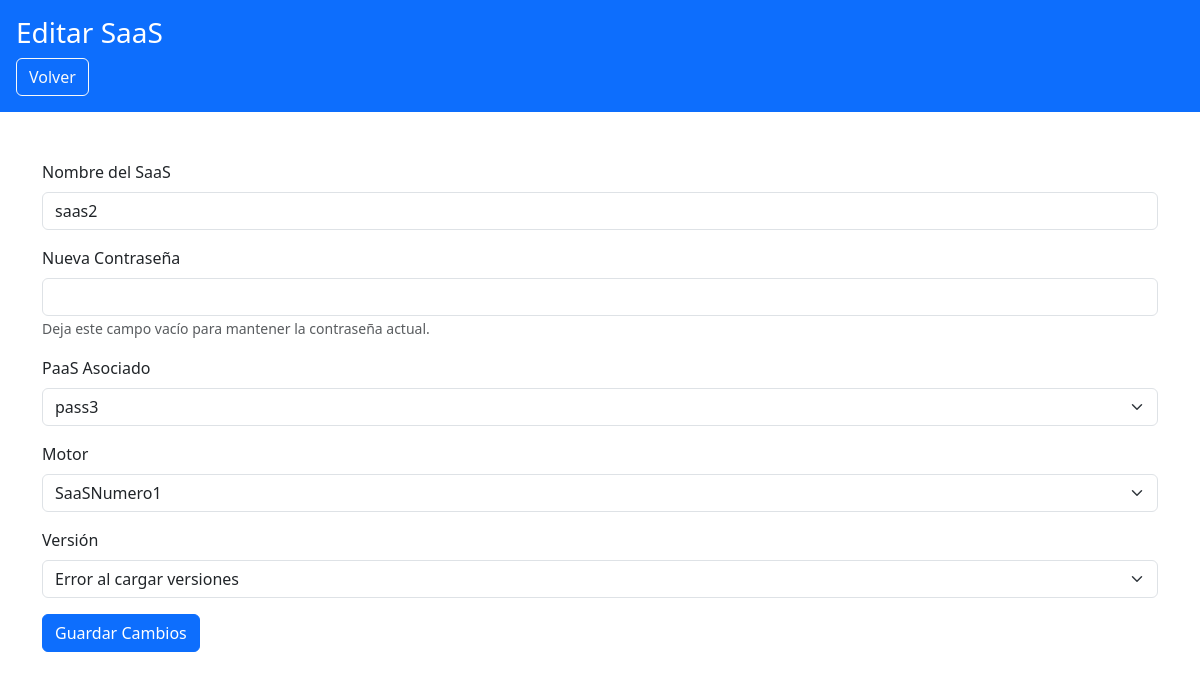
Page /usuario/organizaciones/editar_saas.php?id=3 (signed in) on the committed database.
### tables this page shows
CREATE TABLE `saas` (
  `idSaaS` int(11) NOT NULL,
  `Nombre` varchar(100) NOT NULL,
  `Usuario` varchar(50) DEFAULT NULL,
  `Contraseña` varchar(255) DEFAULT NULL,
  `idPaaS` int(11) DEFAULT NULL,
  `idMotor` int(11) DEFAULT NULL
);

CREATE TABLE `paas` (
  `idPaaS` int(11) NOT NULL,
  `Nombre` varchar(100) NOT NULL,
  `Estado` varchar(50) NOT NULL,
  `idSO` int(11) DEFAULT NULL
);

CREATE TABLE `motor` (
  `idMotor` int(11) NOT NULL,
  `Nombre` varchar(100) NOT NULL,
  `Version` varchar(50) NOT NULL,
  `PrecioH` decimal(10,2) NOT NULL
);

### public/usuario/organizaciones/editar_saas.php (the view, shortened to what this page needs)
<?php
include '../../../includes/db_connect.php';
$idSaaS = intval($_GET['id']);
$user_id = $_SESSION['user_id'];
$query_user_group = "
    SELECT g.idGrupo
    FROM grupo g
    JOIN r_usuario_grupo r ON g.idGrupo = r.idGrupo
    WHERE r.idUsuario = ?";
$stmt_user_group = $conn->prepare($query_user_group);
$stmt_user_group->bind_param('i', $user_id);
$stmt_user_group->execute();
$result_user_group = $stmt_user_group->get_result();
$user_groups = array_column($result_user_group->fetch_all(MYSQLI_ASSOC), 'idGrupo');
$query_saas = "
    SELECT s.idSaaS, s.Nombre AS NombreSaaS, s.Usuario, s.Contraseña, s.idPaaS, s.idMotor
    FROM saas s
    WHERE s.idSaaS = ?";
$stmt_saas = $conn->prepare($query_saas);
$stmt_saas->bind_param('i', $idSaaS);
$stmt_saas->execute();
$result_saas = $stmt_saas->get_result();
$saas = $result_saas->fetch_assoc();
$current_motor_name = '';
if (!is_null($saas['idMotor'])) {
    $stmt_motor = $conn->prepare("SELECT Nombre, Version FROM motor WHERE idMotor=?");
    $stmt_motor->bind_param('i', $saas['idMotor']);
    $stmt_motor->execute();
    $res_motor = $stmt_motor->get_result();
    if ($motor_row = $res_motor->fetch_assoc()) {
        $current_motor_name = $motor_row['Nombre'];
    }
}
$result_motor_names = $conn->query("SELECT DISTINCT Nombre FROM motor");
$placeholders = str_repeat('?,', count($user_groups) - 1) . '?';
$params = array_merge([$idSaaS], $user_groups);
$types = str_repeat('i', count($params));
$query_paas = "
    SELECT DISTINCT p.idPaaS, p.Nombre
    FROM paas p
    JOIN r_paas_grup rpg ON p.idPaaS = rpg.idPaaS
    JOIN grupo g ON rpg.idGrup = g.idGrupo
    LEFT JOIN saas s ON p.idPaaS = s.idPaaS
    WHERE (s.idSaaS = ? OR s.idSaaS IS NULL)
    AND g.idGrupo IN ($placeholders)";
$stmt_paas = $conn->prepare($query_paas);
$stmt_paas->bind_param($types, ...$params);
$stmt_paas->execute();
$result_paas = $stmt_paas->get_result();
?>
<!DOCTYPE html>
<html lang="es">
<head>
    <link href="https://cdn.jsdelivr.net/npm/bootstrap@5.3.0/dist/css/bootstrap.min.css" rel="stylesheet">
</head>
<body>
    <header class="bg-primary text-white p-3">
        <h1 class="h3">Editar SaaS</h1>
        <a href="ver_organizacion.php" class="btn btn-outline-light">Volver</a>
    </header>
    <main class="container my-5">
        <form method="POST">
            <div class="mb-3">
                <label for="nombre" class="form-label">Nombre del SaaS</label>
                <input type="text" class="form-control" id="nombre" name="nombre" value="<?php echo htmlspecialchars($saas['NombreSaaS']); ?>" required>
            </div>
            <div class="mb-3">
                <label for="contraseña" class="form-label">Nueva Contraseña</label>
                <input type="password" class="form-control" id="contraseña" name="contraseña">
                <small class="text-muted">Deja este campo vacío para mantener la contraseña actual.</small>
            </div>
            <div class="mb-3">
                <label for="idPaaS" class="form-label">PaaS Asociado</label>
                <select class="form-select" id="idPaaS" name="idPaaS">
                    <?php while ($p = $result_paas->fetch_assoc()): ?>
                        <option value="<?php echo $p['idPaaS']; ?>" <?php echo ($p['idPaaS'] == $saas['idPaaS']) ? 'selected' : ''; ?>>
                            <?php echo htmlspecialchars($p['Nombre']); ?>
                        </option>
                    <?php endwhile; ?>
                </select>
            </div>
            <div class="mb-3">
                <label for="motor_name" class="form-label">Motor</label>
                <select class="form-select" id="motor_name" name="motor_name" onchange="loadVersions(this.value)">
                    <?php
                    $result_motor_names->data_seek(0);
                    while ($mn = $result_motor_names->fetch_assoc()):
                    ?>
                        <option value="<?php echo htmlspecialchars($mn['Nombre']); ?>" <?php echo ($mn['Nombre'] === $current_motor_name) ? 'selected' : ''; ?>>
                            <?php echo htmlspecialchars($mn['Nombre']); ?>
                        </option>
                    <?php endwhile; ?>
                </select>
            </div>
            <div class="mb-3">
                <label for="motor_version" class="form-label">Versión</label>
                <select class="form-select" id="motor_version" name="motor_version">
                    <option value="">Seleccione un motor primero</option>
                </select>
            </div>
            <button type="submit" class="btn btn-primary">Guardar Cambios</button>
        </form>
    </main>
</body>
</html>

### rows in the picture
saas: nombre "saas2", idPaaS "pass3"
motor: motor_name "SaaSNumero1"
